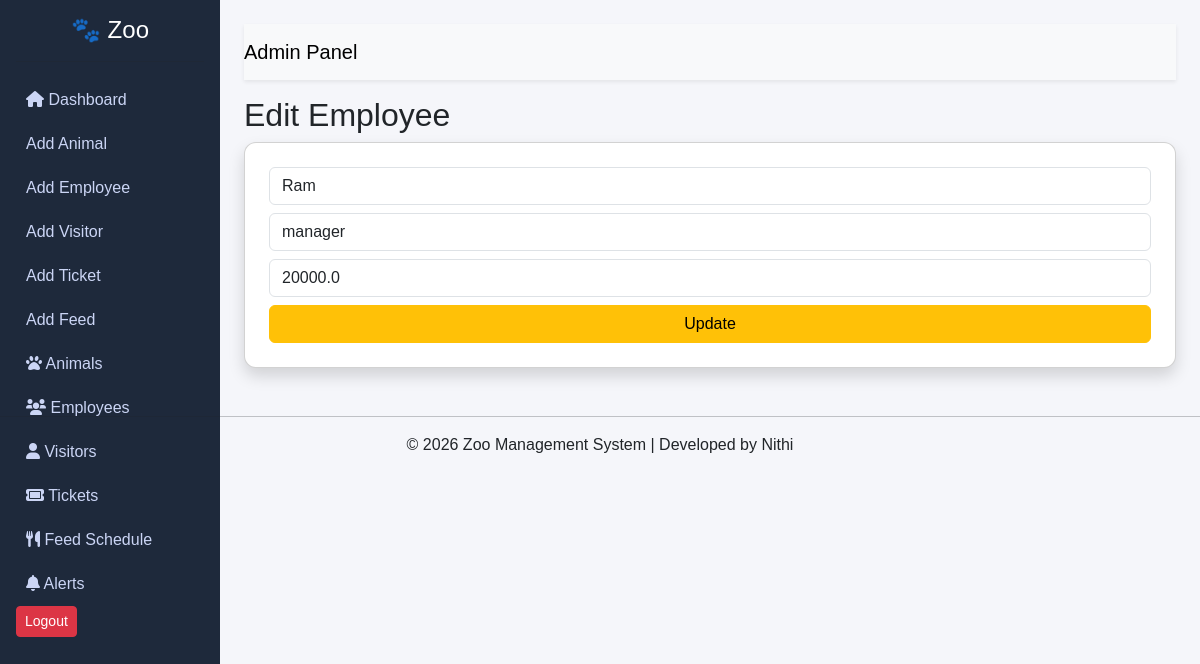
/edit_employee/100, run on the app's committed database.
### tables this page shows
CREATE TABLE employees (
            emp_id TEXT PRIMARY KEY,
            name TEXT,
            role TEXT,
            salary REAL
        );

### app.py (the view, shortened to what this page needs)
@app.route('/edit_employee/<id>', methods=['GET', 'POST'])
def edit_employee(id):
    emp = zoo_db.get_employee(id)
    return render_template('edit_employee.html', emp=emp)

### zoo_database.py (called while the page is built)
    def get_employee(self, emp_id):
        self.cursor.execute("SELECT * FROM employees WHERE emp_id=?", (emp_id,))
        return self.cursor.fetchone()

### templates/edit_employee.html
{% extends "base.html" %}
{% block content %}
<h2>Edit Employee</h2>
<form method="POST" class="card p-4 shadow">
    <input value="{{ emp[1] }}" name="name" class="form-control mb-2">
    <input value="{{ emp[2] }}" name="role" class="form-control mb-2">
    <input value="{{ emp[3] }}" name="salary" class="form-control mb-2">
    <button class="btn btn-warning">Update</button>
</form>
{% endblock %}

### static/style.css (style rules this page uses)
body { margin: 0; font-family: Arial, sans-serif; background-color: #f5f6fa; }
.card { border-radius: 12px; }

### data on the page
employees: name "Ram", role "manager", salary "20000.0"
